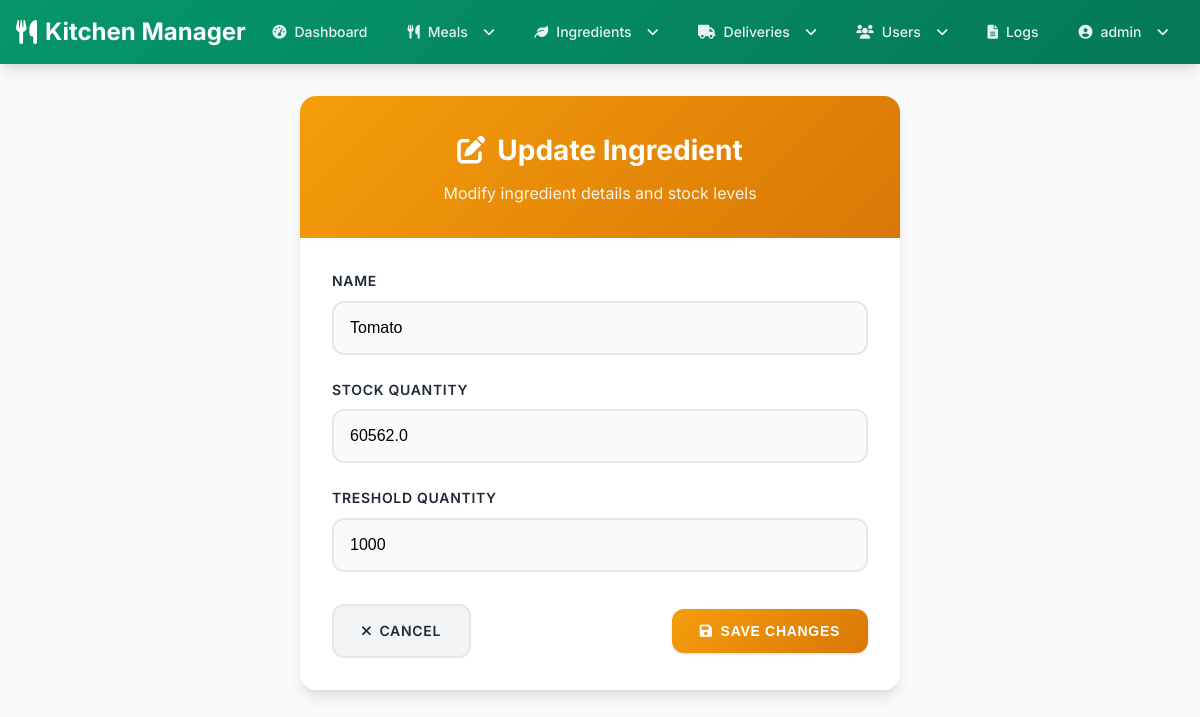
The page /mine/ingredients/update/1/ (signed in) on the database its author committed.
### mine/models.py (models this page shows, shortened)
class Ingredient(models.Model):
    name = models.CharField(max_length=100)
    stock_quantity = models.FloatField(default=0)  # current stock in grams (or your unit)
    treshold_quantity = models.PositiveBigIntegerField(default=1000)
    created_by = models.ForeignKey(User, on_delete=models.SET_NULL, null=True, blank=True)
    created_at = models.DateTimeField(auto_now_add=True)

### mine/views.py (the view)
# urls.py: path('ingredients/update/<int:ingredient_id>/', views.update_ingredient, name='update_ingredient'),
@login_required
def update_ingredient(request, ingredient_id):
    ingredient = get_object_or_404(Ingredient, id=ingredient_id)
    if request.method == 'POST':
        form = IngredientForm(request.POST, instance=ingredient)
        if form.is_valid():
            form.save()
            return redirect('ingredient_list')
    else:
        form = IngredientForm(instance=ingredient)
    return render(request, 'update_ingredient.html', {
        'form': form,
        'ingredient': ingredient
    })

### mine/forms.py (shortened to what this page needs)
class IngredientForm(forms.ModelForm):
    class Meta:
        model = Ingredient
        fields = ['name', 'stock_quantity', 'treshold_quantity']
        widgets = {
            'name': forms.TextInput(attrs={'placeholder': 'e.g. Tomato'}),
            'stock_quantity': forms.NumberInput(attrs={'step': 0.01}),
            'treshold_quantity': forms.NumberInput(attrs={'default': 1000}),
        }

### templates/update_ingredient.html (shortened to what this page needs)
{% extends 'base.html' %}
{% load widget_tweaks %}
{% block content %}
<div class="form-card">
    <div class="form-header">
        <h1 class="form-title">
            <i class="fas fa-edit"></i>
            Update Ingredient
        </h1>
        <p class="form-subtitle">Modify ingredient details and stock levels</p>
    </div>
    <div class="form-body">
        <form method="post" novalidate>
            {% for field in form %}
                <div class="form-group">
                    <label for="{{ field.id_for_label }}" class="form-label">
                        {{ field.label }}
                    </label>
                    {{ field|add_class:"form-input" }}
                </div>
            {% endfor %}
            <div class="form-actions">
                <a href="{% url 'ingredient_list' %}" class="btn btn-secondary">
                    <i class="fas fa-times"></i>
                    Cancel
                </a>
                <button type="submit" class="btn btn-primary">
                    <i class="fas fa-save"></i>
                    Save Changes
                </button>
            </div>
        </form>
    </div>
</div>
{% endblock %}

### templates/base.html (shortened to what this page needs)
<!DOCTYPE html>
<html lang="en">
<head>
    <link href="https://cdnjs.cloudflare.com/ajax/libs/font-awesome/6.0.0/css/all.min.css" rel="stylesheet">
</head>
<body>
    <nav class="navbar">
        <div class="navbar-container">
            <a href="{% if user.profile.role == 'admin' or user.profile.role == 'manager' and user.is_authenticated %}{% url 'dashboard' %}{% elif user.profile.role == 'chef' and user.is_authenticated %}{% url 'meal_list' %}{% else %}{% url 'login' %}{% endif %}" class="navbar-brand">
                <i class="fas fa-utensils"></i>
                Kitchen Manager
            </a>
            {% if user.is_authenticated %}
            <ul class="navbar-nav" id="navbar-nav">
                {% if user.profile.role == 'admin' or user.profile.role == 'manager' %}
                <li class="nav-item">
                    <a href="{% url 'dashboard' %}" class="nav-link {% if request.resolver_match.url_name == 'dashboard' %}active{% endif %}">
                        <i class="fas fa-tachometer-alt"></i>
                        Dashboard
                    </a>
                </li>
                {% endif %}
                <li class="nav-item dropdown">
                    <a href="#" class="nav-link dropdown-toggle" onclick="toggleDropdown(this)">
                        <i class="fas fa-utensils"></i>
                        Meals
                    </a>
                </li>
                <li class="nav-item dropdown">
                    <a href="#" class="nav-link dropdown-toggle" onclick="toggleDropdown(this)">
                        <i class="fas fa-leaf"></i>
                        Ingredients
                    </a>
                </li>
                {% if user.profile.role == 'admin' or user.profile.role == 'manager' %}
                <li class="nav-item dropdown">
                    <a href="#" class="nav-link dropdown-toggle" onclick="toggleDropdown(this)">
                        <i class="fas fa-truck"></i>
                        Deliveries
                    </a>
                </li>
                {% endif %}
                {% if user.profile.role == 'admin' %}
                <li class="nav-item dropdown">
                    <a href="#" class="nav-link dropdown-toggle" onclick="toggleDropdown(this)">
                        <i class="fas fa-users"></i>
                        Users
                    </a>
                </li>
                {% endif %}
                {% if user.profile.role == 'admin' %}
                <li class="nav-item">
                    <a href="{% url 'log_viewer' %}" class="nav-link {% if request.resolver_match.url_name == 'log_viewer' %}active{% endif %}">
                        <i class="fas fa-file-alt"></i>
                        Logs
                    </a>
                </li>
                {% endif %}
                <li class="nav-item dropdown">
                    <a href="#" class="nav-link dropdown-toggle" onclick="toggleDropdown(this)">
                        <i class="fas fa-user-circle"></i>
                        {{ user.username }}
                    </a>
                </li>
            </ul>
            {% endif %}
        </div>
    </nav>
    <main class="main-content">
        <div class="container">
            {% block content %}{% endblock %}
        </div>
    </main>
</body>
</html>

### templates/base.html (style rules this page uses)
:root { --primary-color: #059669; --primary-dark: #047857; --secondary-color: #f59e0b; --accent-color: #dc2626; --text-primary: #1f2937; --text-secondary: #6b7280; --surface-color: #ffffff; --background-color: #f9fafb; --border-color: #e5e7eb; --shadow: 0 1px 3px 0 rgba(0, 0, 0, 0.1), 0 1px 2px 0 rgba(0, 0, 0, 0.06); --shadow-lg: 0 10px 15px -3px rgba(0, 0, 0, 0.1), 0 4px 6px -2px rgba(0, 0, 0, 0.05); }
* { margin: 0; padding: 0; box-sizing: border-box; }
body { font-family: 'Inter', sans-serif; background-color: var(--background-color); color: var(--text-primary); line-height: 1.6; }
.navbar { background: linear-gradient(135deg, var(--primary-color), var(--primary-dark)); box-shadow: var(--shadow-lg); position: sticky; top: 0; z-index: 1000; }
.navbar-container { max-width: 1200px; margin: 0 auto; padding: 0 1rem; display: flex; align-items: center; justify-content: space-between; height: 4rem; }
.navbar-brand { color: white; text-decoration: none; font-size: 1.5rem; font-weight: 700; display: flex; align-items: center; gap: 0.5rem; }
.navbar-nav { display: flex; align-items: center; gap: 0.5rem; list-style: none; }
.nav-item { position: relative; }
.nav-link { color: rgba(255, 255, 255, 0.9); text-decoration: none; padding: 0.75rem 1rem; border-radius: 0.5rem; transition: all 0.2s; display: flex; align-items: center; gap: 0.5rem; font-weight: 500; font-size: 0.875rem; }
.dropdown { position: relative; }
.dropdown-toggle { cursor: pointer; }
.dropdown-toggle::after { content: '\f107'; font-family: 'Font Awesome 6 Free'; font-weight: 900; margin-left: 0.5rem; transition: transform 0.2s; }
.main-content { min-height: calc(100vh - 4rem); padding: 2rem 1rem; }
.container { max-width: 1200px; margin: 0 auto; }
.btn { display: inline-flex; align-items: center; gap: 0.5rem; padding: 0.75rem 1.5rem; border: none; border-radius: 0.75rem; font-weight: 600; text-decoration: none; cursor: pointer; transition: all 0.2s; font-size: 0.875rem; }
.btn-primary { background: linear-gradient(135deg, var(--primary-color), var(--primary-dark)); color: white; box-shadow: var(--shadow); }
.btn-secondary { background-color: #f3f4f6; color: var(--text-primary); border: 2px solid var(--border-color); }

### templates/update_ingredient.html (style rules this page uses)
.form-card { max-width: 600px; margin: 0 auto; background: var(--surface-color); border-radius: 1rem; box-shadow: var(--shadow-lg); overflow: hidden; }
.form-header { background: linear-gradient(135deg, var(--secondary-color), #d97706); color: white; padding: 2rem; text-align: center; }
.form-title { font-size: 1.75rem; font-weight: 700; margin-bottom: 0.5rem; display: flex; align-items: center; justify-content: center; gap: 0.75rem; }
.form-subtitle { opacity: 0.9; font-size: 1rem; }
.form-body { padding: 2rem; }
.form-group { margin-bottom: 1.5rem; }
.form-label { display: block; font-weight: 600; color: var(--text-primary); margin-bottom: 0.5rem; font-size: 0.875rem; text-transform: uppercase; letter-spacing: 0.05em; }
.form-input, .form-select { width: 100%; padding: 1rem; border: 2px solid var(--border-color); border-radius: 0.75rem; font-size: 1rem; transition: all 0.2s; background-color: #fafafa; }
.form-actions { display: flex; gap: 1rem; justify-content: space-between; align-items: center; margin-top: 2rem; flex-wrap: wrap; }
.btn { display: inline-flex; align-items: center; gap: 0.5rem; padding: 0.875rem 1.75rem; border: none; border-radius: 0.75rem; font-weight: 600; text-decoration: none; cursor: pointer; transition: all 0.2s; font-size: 0.875rem; text-transform: uppercase; letter-spacing: 0.05em; }
.btn-primary { background: linear-gradient(135deg, var(--secondary-color), #d97706); color: white; box-shadow: var(--shadow); }
.btn-secondary { background-color: #f3f4f6; color: var(--text-primary); border: 2px solid var(--border-color); }

### rows shown on the page
Ingredient: form "Tomato" "60562.0" "1000"

### other values the page prints
{{ user.username }} "admin"
{{ field.label }} "NAME" "STOCK QUANTITY" "TRESHOLD QUANTITY"
